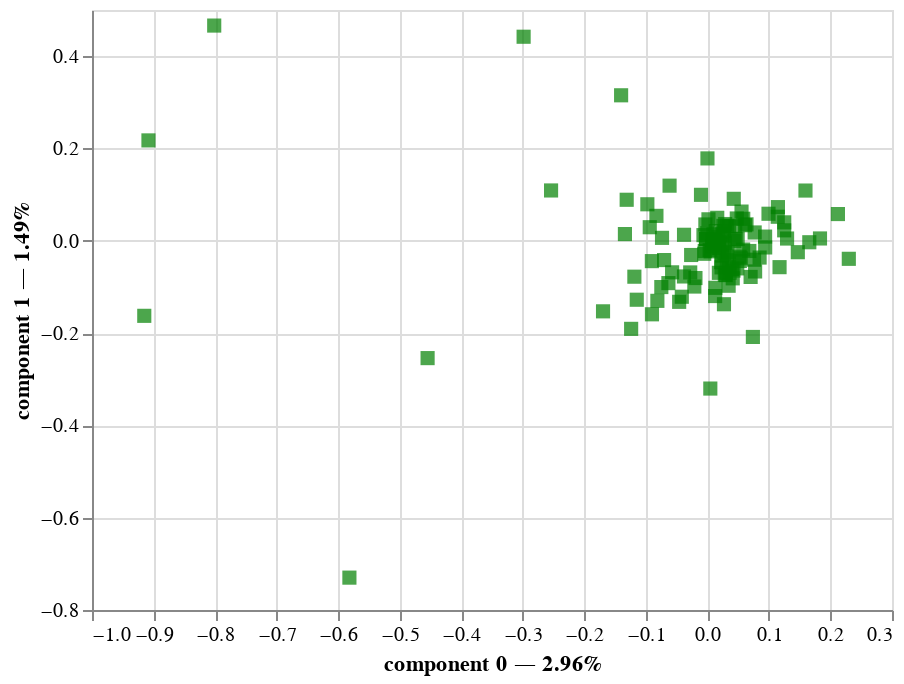

Write notebook code for a chart like this one.
### Markdown cell above
## Visualization

### Code cell
famd.plot(
    dataset.head(100),
    x_component=0,
    y_component=1
)

### Figure 1 — Vega-Lite specification as saved in the notebook (floating-point values rounded to 4 significant figures)
{"config": {"view": {"continuousWidth": 400, "continuousHeight": 300}}, "layer": [{"mark": {"type": "circle", "size": 50}, "encoding": {"tooltip": [{"field": "name", "type": "nominal"}, {"field": "component 0", "type": "quantitative"}, {"field": "component 1", "type": "quantitative"}], "x": {"axis": {"title": "component 0 — 2.96%"}, "field": "component 0", "scale": {"zero": false}, "type": "quantitative"}, "y": {"axis": {"title": "component 1 — 1.49%"}, "field": "component 1", "scale": {"zero": false}, "type": "quantitative"}}}, {"data": {"name": "data-230af1c49673d83710fded668abf0b8f"}, "mark": {"type": "square", "color": "green", "size": 50}, "encoding": {"tooltip": [{"field": "variable", "type": "nominal"}], "x": {"field": "component 0", "scale": {"zero": false}, "type": "quantitative"}, "y": {"field": "component 1", "scale": {"zero": false}, "type": "quantitative"}}}], "data": {"name": "data-5c2757854b91867a7eb8bfef023a201d"}, "$schema": "https://vega.github.io/schema/vega-lite/v4.17.0.json", "datasets": {"data-5c2757854b91867a7eb8bfef023a201d": [{"name": "Lightshine Radler", "component 0": null, "component 1": null}, {"name": "LightSwitch Lager", "component 0": null, "component 1": null}, {"name": "Lightwave Belgian Pale", "component 0": null, "component 1": null}, {"name": "Like Weisse", "component 0": null, "component 1": null}, {"name": "Lil Heaven Session IPA", "component 0": null, "component 1": null}, {"name": "Lil One", "component 0": null, "component 1": null}, {"name": "Lil Sipa", "component 0": null, "component 1": null}, {"name": "Lil Timmy", "component 0": null, "component 1": null}, {"name": "Lil Wheezy", "component 0": null, "component 1": null}, {"name": "Lil' Bandit Brown Ale", "component 0": null, "component 1": null}, {"name": "Lil' Crispy", "component 0": null, "component 1": null}, {"name": "Lil' Juice", "component 0": null, "component 1": null}, {"name": "Lil' Juicy", "component 0": null, "component 1": null}, {"name": "Lil' Opal", "component 0": null, "component 1": null}, {"name": "Lil' Squeezy", "component 0": null, "component 1": null}, {"name": "Lil' Squig", "component 0": null, "component 1": null}, {"name": "Lil' Sunshine", "component 0": null, "component 1": null}, {"name": "LIL'B", "component 0": null, "component 1": null}, {"name": "Lil's Pils", "component 0": null, "component 1": null}, {"name": "Lila", "component 0": null, "component 1": null}, {"name": "Lilac Wheat Ale", "component 0": null, "component 1": null}, {"name": "Liliko'i Kepolo", "component 0": null, "component 1": null}, {"name": "Lilikoi Saison", "component 0": null, "component 1": null}, {"name": "Lilikoi Wheat", "component 0": null, "component 1": null}, {"name": "Lilith Bourbon Barrel Aged", "component 0": null, "component 1": null}, {"name": "Lilith Oporto Aged", "component 0": null, "component 1": null}, {"name": "Lilja's Hoi Polloi", "component 0": null, "component 1": null}, {"name": "Lilja’s Pulling Boat Pale Ale", "component 0": null, "component 1": null}, {"name": "Lily", "component 0": null, "component 1": null}, {"name": "Lily & Seamus", "component 0": null, "component 1": null}, {"name": "Lily Flagg Milk Stout", "component 0": null, "component 1": null}, {"name": "Lily Water", "component 0": null, "component 1": null}, {"name": "Lily's Cream Ale", "component 0": null, "component 1": null}, {"name": "Lil’ Gruesome", "component 0": null, "component 1": null}, {"name": "Limbo IPA", "component 0": null, "component 1": null}, {"name": "Lime & Ginger Berliner Weisse", "component 0": null, "component 1": null}, {"name": "Lime Pils", "component 0": null, "component 1": null}, {"name": "Lime Pilsner", "component 0": null, "component 1": null}, {"name": "Lime Wheat Ale", "component 0": null, "component 1": null}, {"name": "LimeLeaf", "component 0": null, "component 1": null}, {"name": "LimeLight", "component 0": null, "component 1": null}, {"name": "Limestone", "component 0": null, "component 1": null}, {"name": "Limey B!", "component 0": null, "component 1": null}, {"name": "Yosemite Falls IPA", "component 0": null, "component 1": null}, {"name": "Yosemite Scooter", "component 0": null, "component 1": null}, {"name": "Yoshi's Nectar", "component 0": null, "component 1": null}, {"name": "You & I", "component 0": null, "component 1": null}, {"name": "You Are The Brut Squad", "component 0": null, "component 1": null}, {"name": "You Big Dummy", "component 0": null, "component 1": null}, {"name": "You Can Call Me Ale", "component 0": null, "component 1": null}, {"name": "You Enjoy My Stout", "component 0": null, "component 1": null}, {"name": "You Like 'A Da Juice", "component 0": null, "component 1": null}, {"name": "You Never Even Call Me By My Name", "component 0": null, "component 1": null}, {"name": "You're In The Jungle Baby!", "component 0": null, "component 1": null}, {"name": "You're My Boy, Blue", "component 0": null, "component 1": null}, {"name": "You're My Boy, Blue!", "component 0": null, "component 1": null}, {"name": "Young Grasshopper", "component 0": null, "component 1": null}, {"name": "Young's Winter Warmer", "component 0": null, "component 1": null}, {"name": "Youngers Special Bitter", "component 0": null, "component 1": null}, {"name": "Younger’s Best", "component 0": null, "component 1": null}, {"name": "Young’s Bitter", "component 0": null, "component 1": null}, {"name": "Young’s Double Chocolate Stout", "component 0": null, "component 1": null}, {"name": "Young’s Hummingbird", "component 0": null, "component 1": null}, {"name": "Young’s London Gold", "component 0": null, "component 1": null}, {"name": "Your Black Heart Russian Imperial Stout", "component 0": null, "component 1": null}, {"name": "Your IPA", "component 0": null, "component 1": null}, {"name": "Your Local Nitro Brown Ale", "component 0": null, "component 1": null}, {"name": "Your Mom", "component 0": null, "component 1": null}, {"name": "Ypsi Gypsi Pale Ale", "component 0": null, "component 1": null}, {"name": "YR Berliner: Wood Will Fall Down", "component 0": null, "component 1": null}, {"name": "YR IPA: Hair in the Mailbox", "component 0": null, "component 1": null}, {"name": "YR Pale: Stick a Finger in the Soil", "component 0": null, "component 1": null}, {"name": "Yu Lu", "component 0": null, "component 1": null}, {"name": "Yuengling Black & Tan", "component 0": null, "component 1": null}, {"name": "Yuengling Bock Beer", "component 0": null, "component 1": null}, {"name": "Yuengling Lager Light", "component 0": null, "component 1": null}, {"name": "Yuengling Light Beer (Premium)", "component 0": null, "component 1": null}, {"name": "Yuengling Porter", "component 0": null, "component 1": null}, {"name": "Yuengling Premium Beer", "component 0": null, "component 1": null}, {"name": "Yuengling Summer Wheat", "component 0": null, "component 1": null}, {"name": "Yuengling Traditional Lager", "component 0": null, "component 1": null}, {"name": "Yukon Gold Lager", "component 0": null, "component 1": null}, {"name": "Yule Ale", "component 0": null, "component 1": null}, {"name": "Yule Bock", "component 0": null, "component 1": null}, {"name": "Yule Shoot Your Eye Out", "component 0": null, "component 1": null}, {"name": "Yule Smith – Summer", "component 0": null, "component 1": null}, {"name": "Yule Tide", "component 0": null, "component 1": null}, {"name": "Hollow Point", "component 0": null, "component 1": null}, {"name": "Holloway", "component 0": null, "component 1": null}, {"name": "Hollowtoberfest", "component 0": null, "component 1": null}, {"name": "Holly Jolly", "component 0": null, "component 1": null}, {"name": "Holly King", "component 0": null, "component 1": null}, {"name": "Holsten Pilsener", "component 0": null, "component 1": null}, {"name": "Holy Beer", "component 0": null, "component 1": null}, {"name": "Holy Brew Honey Blonde", "component 0": null, "component 1": null}, {"name": "Holy Cacao™", "component 0": null, "component 1": null}, {"name": "Holy City Pilsner", "component 0": null, "component 1": null}, {"name": "Holy Cow", "component 0": null, "component 1": null}, {"name": "Holy Cowbell", "component 0": null, "component 1": null}, {"name": "Holy Funshine", "component 0": null, "component 1": null}], "data-230af1c49673d83710fded668abf0b8f": [{"variable": "alcohol_by_volume", "component 0": -0.9083, "component 1": 0.2175}, {"variable": "international_bitterness_units", "component 0": -0.8014, "component 1": 0.4663}, {"variable": "standard_reference_method", "component 0": -0.5817, "component 1": -0.7299}, {"variable": "final_gravity", "component 0": -0.9151, "component 1": -0.1626}, {"variable": "is_organic_False", "component 0": -0.006387, "component 1": 0.01222}, {"variable": "is_organic_True", "component 0": 0.03611, "component 1": -0.06907}, {"variable": "style_Adambier", "component 0": -0.002141, "component 1": 0.003932}, {"variable": "style_Altbier", "component 0": 0.03171, "component 1": -0.04217}, {"variable": "style_Amber", "component 0": 0.04237, "component 1": -0.06465}, {"variable": "style_American Amber Lager", "component 0": 0.03518, "component 1": -0.05657}, {"variable": "style_American Barleywine", "component 0": -0.254, "component 1": 0.109}, {"variable": "style_American Brown", "component 0": 0.03002, "component 1": -0.0744}, {"variable": "style_American Dark Lager", "component 0": 0.04856, "component 1": -0.05983}, {"variable": "style_American IPA", "component 0": -0.1402, "component 1": 0.3152}, {"variable": "style_American IPL", "component 0": 0.01047, "component 1": -0.004713}, {"variable": "style_American Ice Lager", "component 0": 0.005314, "component 1": -0.0229}, {"variable": "style_American Imperial Porter", "component 0": -0.1148, "component 1": -0.1277}, {"variable": "style_American Imperial Stout", "component 0": -0.4547, "component 1": -0.2542}, {"variable": "style_American Lager", "component 0": 0.2121, "component 1": 0.0579}, {"variable": "style_American Light Lager", "component 0": 0.1469, "component 1": -0.02475}, {"variable": "style_American Low-Carb Lager", "component 0": 0.04525, "component 1": 0.03136}, {"variable": "style_American Oktoberfest", "component 0": 0.01747, "component 1": 0.007786}, {"variable": "style_American Pale", "component 0": 0.1594, "component 1": 0.1088}, {"variable": "style_American Pilsener", "component 0": 0.04286, "component 1": 0.09089}, {"variable": "style_American Premium Lager", "component 0": 0.09378, "component 1": 0.009019}, {"variable": "style_American Stout", "component 0": -0.1239, "component 1": -0.1909}, {"variable": "style_American Strong Pale", "component 0": 0.01601, "component 1": 0.04975}, {"variable": "style_Austrailian Pale", "component 0": 0.02683, "component 1": 0.011}, {"variable": "style_Baltic Porter", "component 0": -0.07485, "component 1": -0.1003}, {"variable": "style_Belgian Blonde", "component 0": 0.05827, "component 1": 0.04765}, {"variable": "style_Belgian Dark Strong", "component 0": -0.07035, "component 1": -0.04177}, {"variable": "style_Belgian Dubbel", "component 0": -0.005129, "component 1": -0.02818}, {"variable": "style_Belgian Pale", "component 0": 0.08486, "component 1": -0.03635}, {"variable": "style_Belgian Pale Strong", "component 0": -0.03795, "component 1": 0.01298}, {"variable": "style_Belgian Quad", "component 0": -0.08281, "component 1": 0.05396}, {"variable": "style_Belgian Table Beer", "component 0": 0.01868, "component 1": -0.06947}, {"variable": "style_Belgian Tripel", "component 0": -0.01038, "component 1": 0.09955}, {"variable": "style_Berlinerweisse", "component 0": 0.2298, "component 1": -0.0391}, {"variable": "style_Bernsteinfarbenesweizen", "component 0": 0.01241, "component 1": -0.005422}, {"variable": "style_Bitter", "component 0": 0.09392, "component 1": -0.01446}, {"variable": "style_Bière de Garde", "component 0": -0.0001163, "component 1": 0.01639}, {"variable": "style_Black Ale", "component 0": -0.09022, "component 1": -0.04411}, {"variable": "style_Blonde", "component 0": 0.1656, "component 1": -0.003203}, {"variable": "style_Bock", "component 0": -0.04587, "component 1": -0.1323}, {"variable": "style_Bock Rauchbier", "component 0": -0.00427, "component 1": -0.02231}, {"variable": "style_Bohemian Pilsener", "component 0": 0.0243, "component 1": 0.01381}, {"variable": "style_British Barleywine", "component 0": -0.09365, "component 1": 0.02935}, {"variable": "style_British Imperial Stout", "component 0": -0.1187, "component 1": -0.07784}, {"variable": "style_Brown Porter", "component 0": 0.07394, "component 1": -0.2084}, {"variable": "style_California Common", "component 0": 0.01362, "component 1": 0.02096}, {"variable": "style_Chocolate Beer", "component 0": -0.02791, "component 1": -0.06862}, {"variable": "style_Classic Australian Pale", "component 0": 0.007557, "component 1": -0.01189}, {"variable": "style_Coffee Beer", "component 0": -0.04157, "component 1": -0.1213}, {"variable": "style_Contemporary American Pilsener", "component 0": -0.00328, "component 1": 0.03531}, {"variable": "style_Cream Ale", "component 0": 0.1249, "component 1": 0.03991}, {"variable": "style_Dark Wheat Ale", "component 0": 0.03453, "component 1": -0.09743}, {"variable": "style_Doppelbock", "component 0": -0.02121, "component 1": -0.09917}, {"variable": "style_Dortmunder", "component 0": 0.03136, "component 1": -0.03133}, {"variable": "style_Dry Irish Stout", "component 0": 0.01258, "component 1": -0.1198}, {"variable": "style_Dry Lager", "component 0": 0.0238, "component 1": -0.03211}, {"variable": "style_Dunkelweizen", "component 0": 0.04002, "component 1": -0.06109}, {"variable": "style_ESB", "component 0": 0.02773, "component 1": -0.0268}, {"variable": "style_English Brown", "component 0": 0.05271, "component 1": -0.04379}, {"variable": "style_English Dark Mild", "component 0": 0.05231, "component 1": -0.03458}, {"variable": "style_English IPA", "component 0": 0.001743, "component 1": 0.04648}, {"variable": "style_English Pale", "component 0": 0.0492, "component 1": 0.004202}, {"variable": "style_English Pale Mild", "component 0": 0.06816, "component 1": -0.02214}, {"variable": "style_English Summer Ale", "component 0": 0.04779, "component 1": 0.04829}, {"variable": "style_Euro Dark", "component 0": 0.02237, "component 1": -0.04648}, {"variable": "style_Export Stout", "component 0": -0.03806, "component 1": -0.07733}, {"variable": "style_Field Beer", "component 0": -0.0194, "component 1": -0.08075}, {"variable": "style_Flanders Red", "component 0": 0.04121, "component 1": -0.0814}, {"variable": "style_Fruit Beer", "component 0": -0.09006, "component 1": -0.1593}, {"variable": "style_Fruit Wheat Ale", "component 0": 0.07682, "component 1": 0.018}, {"variable": "style_German Pilsener", "component 0": 0.1144, "component 1": 0.05206}, {"variable": "style_German Rye", "component 0": 0.01847, "component 1": -0.01597}, {"variable": "style_Gingo/Sake", "component 0": 0.007712, "component 1": 0.001803}, {"variable": "style_Grodziskie", "component 0": 0.02301, "component 1": -0.05765}, {"variable": "style_Gueuze", "component 0": 0.03215, "component 1": 0.03253}, {"variable": "style_Hefeweizen", "component 0": 0.1173, "component 1": -0.05718}, {"variable": "style_Helles", "component 0": 0.07584, "component 1": -0.04101}, {"variable": "style_Helles Rauchbier", "component 0": 0.009962, "component 1": 0.01404}, {"variable": "style_Imperial IPA", "component 0": -0.2986, "component 1": 0.4421}, {"variable": "style_Imperial Red", "component 0": -0.1311, "component 1": 0.08883}, {"variable": "style_International Pale", "component 0": 0.0289, "component 1": 0.03629}, {"variable": "style_International Pilsener", "component 0": 0.06355, "component 1": 0.03556}, {"variable": "style_Irish Red", "component 0": 0.07756, "component 1": -0.06648}, {"variable": "style_Juicy or Hazy Double IPA", "component 0": -0.06146, "component 1": 0.1194}, {"variable": "style_Juicy or Hazy IPA", "component 0": 0.0001113, "component 1": 0.1784}, {"variable": "style_Juicy or Hazy Pale Ale", "component 0": 0.02356, "component 1": -0.008485}, {"variable": "style_Kristallweizen", "component 0": 0.01948, "component 1": -0.01551}, {"variable": "style_Kölsch", "component 0": 0.1248, "component 1": 0.0226}, {"variable": "style_Lambic", "component 0": 0.02741, "component 1": 0.02065}, {"variable": "style_Leichtbier", "component 0": 0.05548, "component 1": 0.06324}, {"variable": "style_Leichtesweizen", "component 0": 0.0581, "component 1": -0.01906}, {"variable": "style_Leipzig Gose", "component 0": 0.06122, "component 1": 0.03367}, {"variable": "style_Maibock", "component 0": -0.002541, "component 1": 0.004053}, {"variable": "style_Malt Liquor", "component 0": 0.0351, "component 1": 0.03135}, {"variable": "style_Märzen", "component 0": 0.02837, "component 1": -0.004307}, {"variable": "style_Märzen Rauchbier", "component 0": 0.003727, "component 1": -0.02013}, {"variable": "style_Oatmeal Stout", "component 0": 0.03009, "component 1": -0.06925}, {"variable": "style_Oktoberfest", "component 0": 0.02837, "component 1": -0.07361}, {"variable": "style_Old Ale", "component 0": -0.07372, "component 1": 0.006306}, {"variable": "style_Pumpkin Beer", "component 0": -0.06336, "component 1": -0.09177}, {"variable": "style_Rauchbier", "component 0": 0.02596, "component 1": 0.03221}, {"variable": "style_Robust Porter", "component 0": 0.01295, "component 1": -0.1019}, {"variable": "style_Saison", "component 0": 0.1146, "component 1": 0.0729}, {"variable": "style_Schwarzbier", "component 0": 0.02695, "component 1": -0.1375}, {"variable": "style_Scotch Ale", "component 0": -0.05732, "component 1": -0.06837}, {"variable": "style_Scottish Export", "component 0": 0.01934, "component 1": -0.002911}, {"variable": "style_Scottish Heavy", "component 0": 0.07026, "component 1": -0.07835}, {"variable": "style_Scottish Light", "component 0": 0.05419, "component 1": -0.03797}, {"variable": "style_Session", "component 0": 0.09932, "component 1": 0.05854}, {"variable": "style_Smoke Porter", "component 0": 0.01189, "component 1": 0.003866}, {"variable": "style_Special Bitter", "component 0": 0.0439, "component 1": -0.0003517}, {"variable": "style_Spice Beer", "component 0": -0.08128, "component 1": -0.1302}, {"variable": "style_Stout", "component 0": -0.1696, "component 1": -0.1529}, {"variable": "style_Strong Ale", "component 0": -0.134, "component 1": 0.01448}, {"variable": "style_Sweet Stout", "component 0": 0.004768, "component 1": -0.3202}, {"variable": "style_Tropical Light Lager", "component 0": 0.04593, "component 1": 0.003425}, {"variable": "style_Vienna Lager", "component 0": 0.03474, "component 1": -0.02451}, {"variable": "style_Weizenbock", "component 0": -0.02638, "component 1": -0.03081}, {"variable": "style_Wheat Ale", "component 0": 0.1295, "component 1": 0.004853}, {"variable": "style_Wheatwine", "component 0": -0.09754, "component 1": 0.07906}, {"variable": "style_Witbier", "component 0": 0.183, "component 1": 0.005003}]}}
